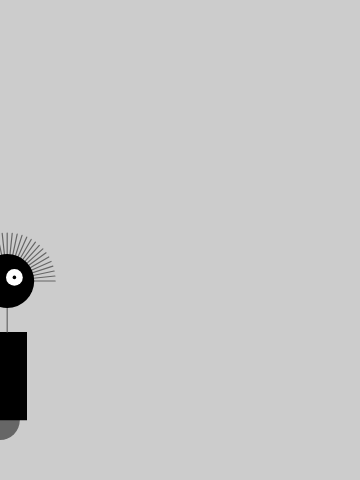
Frame 1 (no input)
Frame 60 (no input): identical to frame 1, image omitted
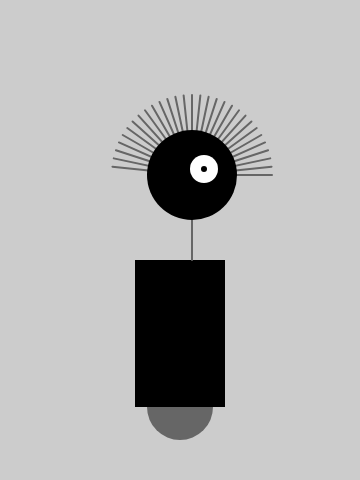
Frame 120 (the mouse pressed at the canvas centre since frame 60)

The p5.js sketch that drew these frames (run headless with seeded random() and noise() and a simulated clock; from frame 60 on, the mouse is pressed at the canvas centre):

// p5.js sketch
// ── sketch.js
var x = 60;
var y = 440;
var radius = 45;
var bodyHeight = 180;
var neckHeight = 40;
var easing = 0.04;

function setup() {
  createCanvas(360, 480);
  strokeWeight(2);
  ellipseMode(RADIUS);
}

function draw() {
  background(204);

  var neckY = -1 * (bodyHeight + neckHeight + radius);

  translate(mouseX, y);

  if(mouseIsPressed) {
    scale(1.0);
  } else {
    scale(0.6);
  }

  // corpo
  noStroke();
  fill(102);
  ellipse(0, -33, 33, 33);
  fill(0);
  rect(-45, -bodyHeight, 90, bodyHeight-33);

  // pescoco
  stroke(102);
  line(12, -bodyHeight, 12, neckY);

  // cabelo
  push();
  translate(12, neckY);
  var angle = -PI/30.0;
  for (let i = 0; i < 30; i++) {
    line(80,0,0,0);
    rotate(angle);
  }
  pop();

  // cabeca
  noStroke();
  fill(0);
  ellipse(12, neckY, radius, radius);
  fill(255);
  ellipse(24, neckY-6, 14, 14);
  fill(0);
  ellipse(24, neckY-6, 3, 3);
}
